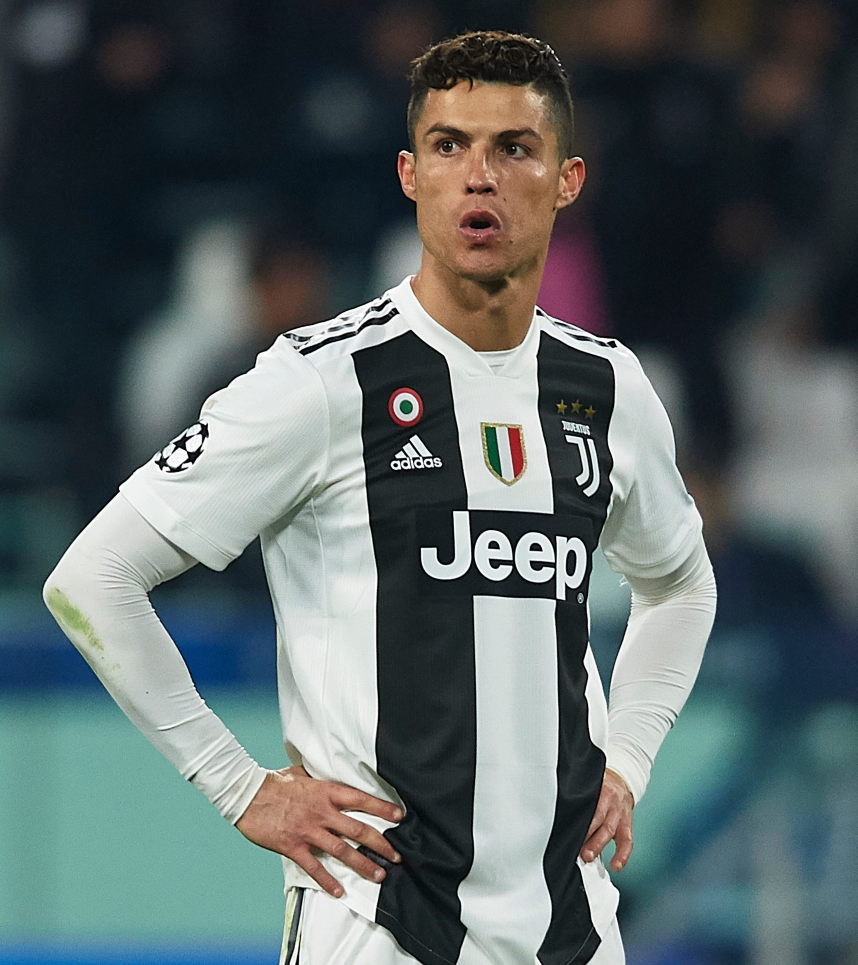
#> input picture Images to join/ronaldo.jpg, 2572 x 2895 px (shown at 1/3 size)
$ python Main.py
#> lines starting #> are read from the running program, lines starting #| are printed output that depends on the picture
### stackImagesFunction.py
import numpy as np
import cv2

def stackImages(scale, imgArray):
    rows = len(imgArray)
    cols = len(imgArray[0])
    rowsAvailable = isinstance(imgArray[0], list)
    width = imgArray[0][0].shape[1]
    height = imgArray[0][0].shape[0]
    if rowsAvailable:
        for x in range(0, rows):
            for y in range(0, cols):
                if imgArray[x][y].shape[:2] == imgArray[0][0].shape[:2]:
                    imgArray[x][y] = cv2.resize(imgArray[x][y], (0, 0), None, scale, scale)
                else:
                    imgArray[x][y] = cv2.resize(imgArray[x][y], (imgArray[0][0].shape[1], imgArray[0][0].shape[0]),
                                                None, scale, scale)
                if len(imgArray[x][y].shape) == 2: imgArray[x][y] = cv2.cvtColor(imgArray[x][y], cv2.COLOR_GRAY2BGR)
        imageBlank = np.zeros((height, width, 3), np.uint8)
        hor = [imageBlank] * rows
        hor_con = [imageBlank] * rows
        for x in range(0, rows):
            hor[x] = np.hstack(imgArray[x])
        ver = np.vstack(hor)
    else:
        for x in range(0, rows):
            if imgArray[x].shape[:2] == imgArray[0].shape[:2]:
                imgArray[x] = cv2.resize(imgArray[x], (0, 0), None, scale, scale)
            else:
                imgArray[x] = cv2.resize(imgArray[x], (imgArray[0].shape[1], imgArray[0].shape[0]), None, scale, scale)
            if len(imgArray[x].shape) == 2: imgArray[x] = cv2.cvtColor(imgArray[x], cv2.COLOR_GRAY2BGR)
        hor = np.hstack(imgArray)
        ver = hor
    return ver

### Main.py
import numpy as np
import cv2
from stackImagesFunction import stackImages
# reading the images
img = cv2.imread('Images to join/ronaldo.jpg')
#> img is the input picture: shape (2895, 2572, 3); mean B, G, R 101.8, 101.3, 90.5
img2 = cv2.imread('Images to join/ronaldoBrazil.jpg')
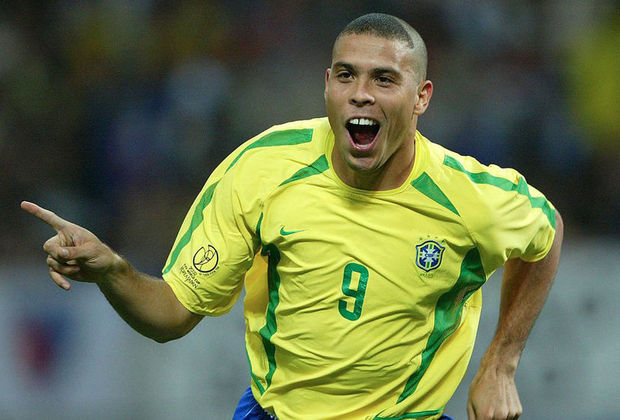
#> input picture Images to join/ronaldoBrazil.jpg, 620 x 420 px
#> img2 is the input picture: shape (420, 620, 3); mean B, G, R 74.2, 112.8, 102.4
img3 = cv2.imread('Images to join/ronaldinho.jpg')
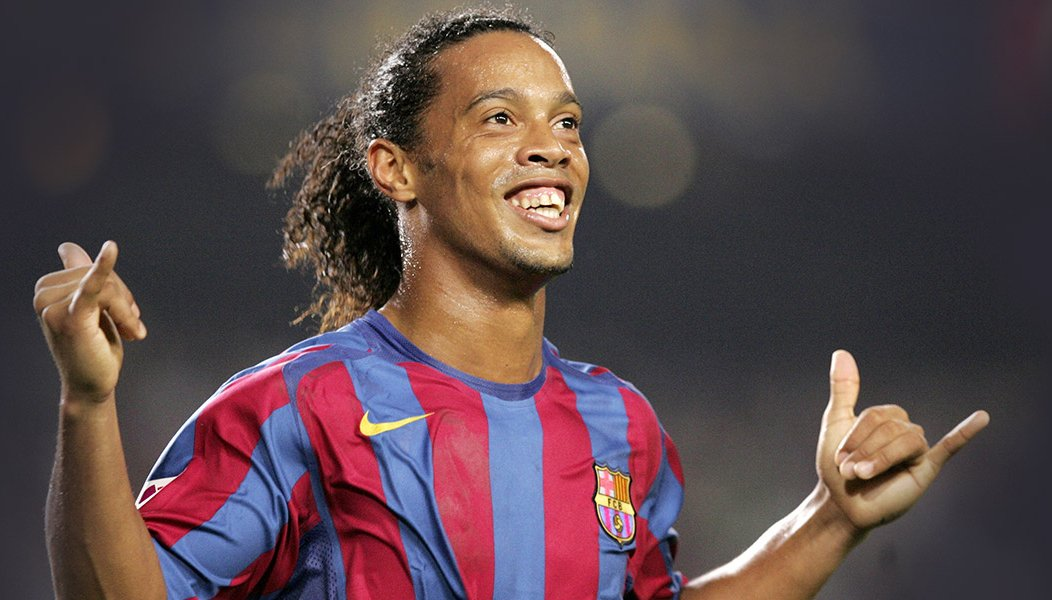
#> input picture Images to join/ronaldinho.jpg, 1052 x 600 px
#> img3 is the input picture: shape (600, 1052, 3); mean B, G, R 75.5, 72.6, 91.2
img4 = cv2.imread('Images to join/messi.jpg')
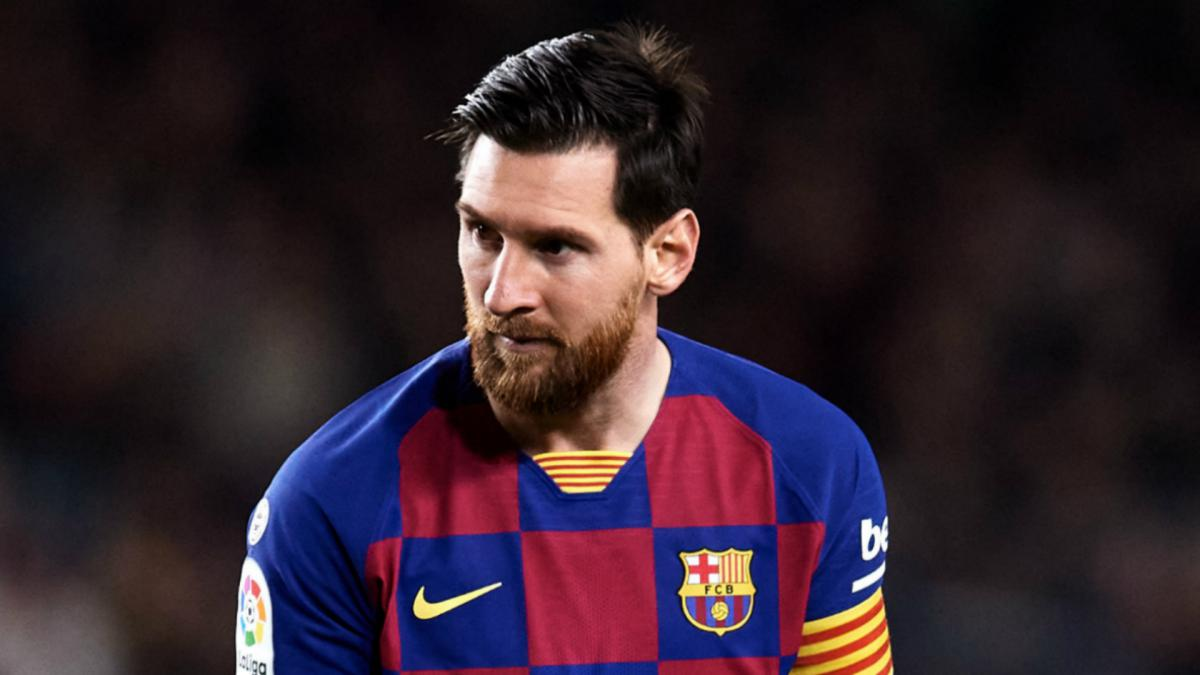
#> input picture Images to join/messi.jpg, 1200 x 675 px
#> img4 is the input picture: shape (675, 1200, 3); mean B, G, R 43.6, 34.1, 49.2
img5 = cv2.imread('Images to join/zidan.jpg')
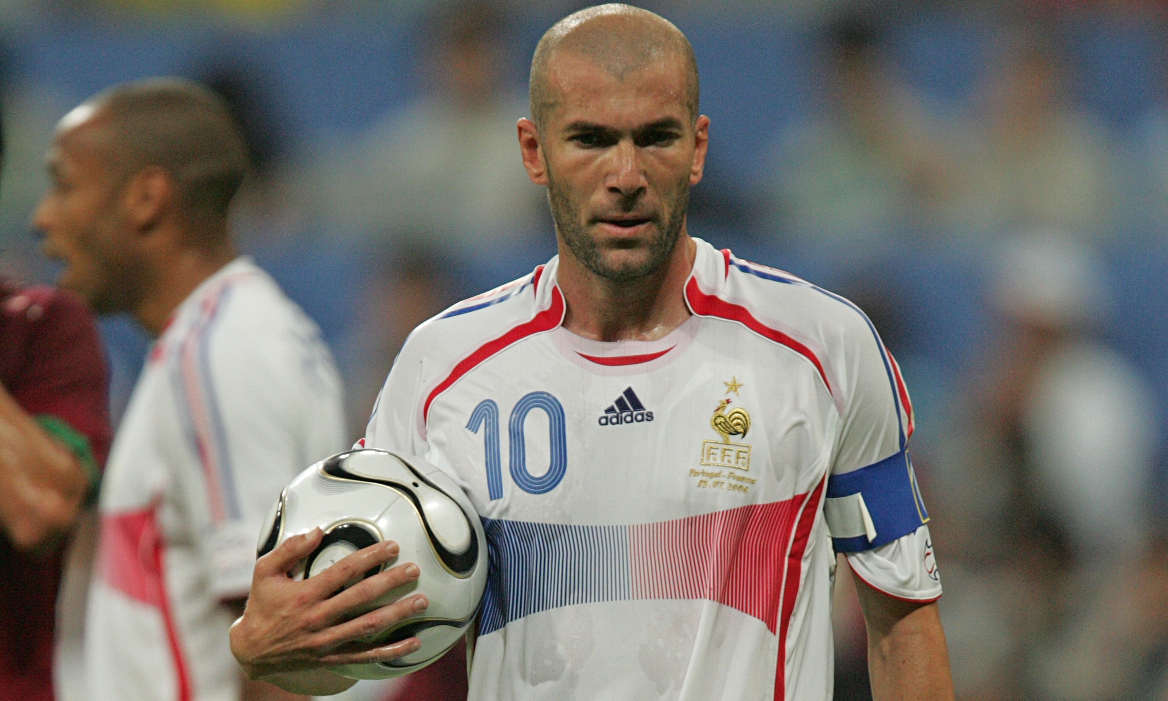
#> input picture Images to join/zidan.jpg, 2336 x 1401 px (shown at 1/2 size)
#> img5 is the input picture: shape (1401, 2336, 3); mean B, G, R 110.9, 116, 121.7
img6 = cv2.imread('Images to join/henry.png')
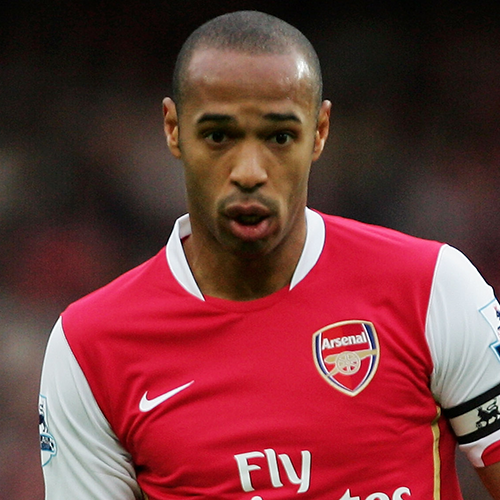
#> input picture Images to join/henry.png, 500 x 500 px
#> img6 is the input picture: shape (500, 500, 3); mean B, G, R 56.8, 54.7, 116.1

#resizing the images
Img = cv2.resize(img , (500,500))
Img2 = cv2.resize(img2 , (500,500))
Img3 = cv2.resize(img3 , (500,500))
Img4 = cv2.resize(img4 , (500,500))
Img5 = cv2.resize(img5 , (500,500))
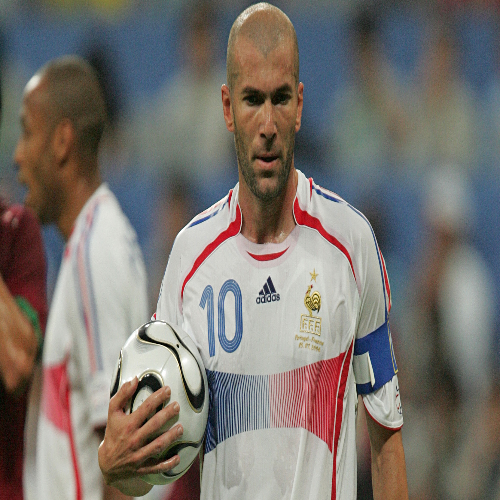
#> Img5: shape (500, 500, 3); mean B, G, R 110.8, 115.8, 121.5
Img6 = cv2.resize(img6 , (500,500))
# method that stacks images in horizontal way
imgStack = stackImages(0.5, ([Img, Img2, Img3], [Img4, Img5, Img6])) # the array dimensions should be equal
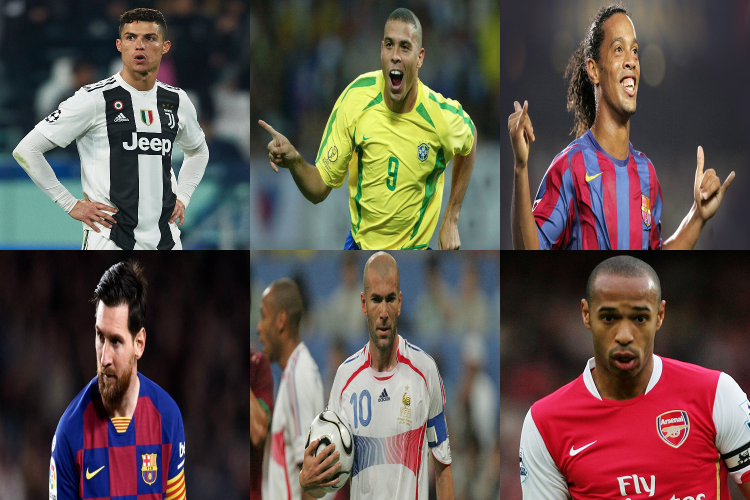
#> imgStack: shape (500, 750, 3); mean B, G, R 77.2, 81.9, 95.2
cv2.imshow("ImageStack", imgStack)
cv2.waitKey(0)
